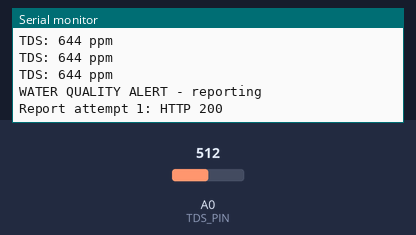
Recording of a sketch running on a simulated ESP8266 (NodeMCU). On the bench: the last lines printed to the serial monitor. The test bench sets the inputs (shaded band); at power-on: A0 (TDS_PIN) = 512. WiFi joins after 1.5 s; servers stay silent unless stated; uploads are accepted with an empty reply.

Above: at 5.8 s.
5.9 s: A0 (TDS_PIN) set to 58
At 6.8 s:
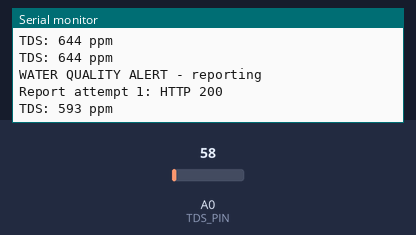
7.4 s: A0 (TDS_PIN) set to 48
At 12.2 s:
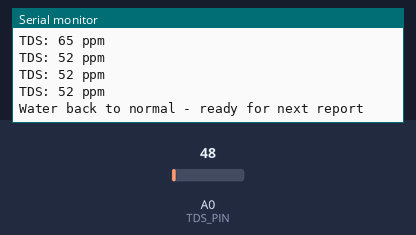
Timing chart, 0 to 13.7 s (numbered marks = the images above; inputs shaded):
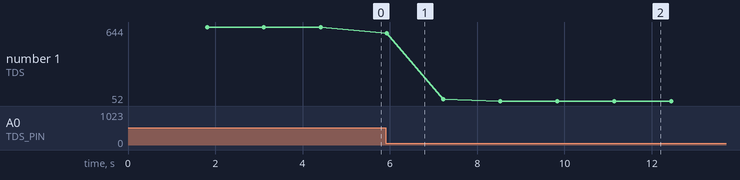

Measured:
- the behaviour switches between 54 and 53 on A0 (TDS_PIN) (found by bisection; images 1 and 2)
- after the input at 5.9 s, the serial monitor: prints a new line at once (image 1)
- after the input at 7.4 s, the serial monitor: prints a new line after 1.1 s (image 2)
- plotted number 1: 644 → 65 after the input at 5.9 s, 65 → 52 after the input at 7.4 s

The sketch:

water_quality_monitor.ino
```cpp
// Water quality monitor (TDS) - ESP8266 NodeMCU
// TDS board: VCC -> 3V3, GND -> GND, A (signal) -> A0
// TDS above the limit: complaint sent to Water Works

#include <ESP8266WiFi.h>
#include <ESP8266WiFiMulti.h>
#include <ESP8266HTTPClient.h>
#include <WiFiClient.h>
#include <WiFiClientSecure.h>


// ---------- EDIT THESE ----------
const char* WIFI_SSID_1     = "vivo Y400 5G";
const char* WIFI_PASSWORD_1 = "12345678";
const char* WIFI_SSID_2     = "FRIEND_HOTSPOT_NAME";
const char* WIFI_PASSWORD_2 = "FRIEND_HOTSPOT_PASSWORD";

// Without deploying: http://<IP printed by the server>:5000/api/device/report
// After deploying:   https://<your-app-name>.onrender.com/api/device/report
const char* SERVER_URL = "https://community-outreach-gtfh.onrender.com/api/device/report";

const char* DEVICE_ID  = "HA-TDS-01";   // must match a device in the database (see npm run seed output)
const char* DEVICE_KEY = "key-ha-tds-01";
// --------------------------------

#define TDS_PIN A0
#define VREF 3.3            // NodeMCU A0 reads 0-3.3 V as 0-1023
#define SAMPLES 30
#define WATER_TEMP 25.0     // assumed water temperature in C
#define ZERO_OFFSET 0.028   // voltage read with probe in air (ADC offset)

const float TDS_LIMIT_PPM  = 100;  // above this = alert
const float TDS_RESET_PPM  = 60;  // must fall below this to re-arm
const int   CONFIRM_READINGS = 3;  // consecutive readings needed

bool alertActive = false;
int highCount = 0;
int okCount = 0;

ESP8266WiFiMulti wifiMulti;

void connectWiFi() {
  Serial.print("Connecting to WiFi");
  unsigned long start = millis();
  while (wifiMulti.run() != WL_CONNECTED && millis() - start < 20000) {
    delay(500);
    Serial.print(".");
  }
  if (WiFi.status() == WL_CONNECTED) {
    Serial.print("\nConnected to ");
    Serial.print(WiFi.SSID());
    Serial.print(", IP: ");
    Serial.println(WiFi.localIP());
  } else {
    Serial.println("\nWiFi not connected - sensing still running");
  }
}

// Sends one report to the website. Returns true once the server has it.
// The server keeps one open complaint per device, so repeats never create duplicate tickets.
bool sendReport(const String& reading) {
  if (WiFi.status() != WL_CONNECTED) connectWiFi();
  if (WiFi.status() != WL_CONNECTED) {
    Serial.println("No WiFi - will retry");
    return false;
  }

  String body = String("{\"deviceId\":\"") + DEVICE_ID + "\",\"apiKey\":\"" + DEVICE_KEY +
                "\",\"reading\":\"" + reading + "\"}";
  bool https = String(SERVER_URL).startsWith("https");

  for (int attempt = 1; attempt <= 3; attempt++) {
    WiFiClient plain;
    WiFiClientSecure secure;
    secure.setInsecure();      // deployed (https) server: encrypted, certificate not checked
    HTTPClient http;
    http.setTimeout(20000);    // free deployed servers can take time to wake up
    if (https) http.begin(secure, SERVER_URL);
    else       http.begin(plain, SERVER_URL);
    http.addHeader("Content-Type", "application/json");

    int code = http.POST(body);
    String reply = code > 0 ? http.getString() : http.errorToString(code);
    http.end();
    Serial.printf("Report attempt %d: HTTP %d %s\n", attempt, code, reply.c_str());

    if (code == 200 || code == 201) return true;
    if (code == 400 || code == 401) {             // wrong DEVICE_ID / DEVICE_KEY: retrying won't help
      Serial.println("Check DEVICE_ID and DEVICE_KEY in the sketch - report dropped");
      return true;
    }
    delay(3000);
  }
  return false;
}

// Keeps retrying a failed report every 30 s until it gets through
bool reportPending = false;
String pendingReading;
unsigned long lastAttempt = 0;

void queueReport(const String& reading) {
  reportPending = true;
  pendingReading = reading;
  lastAttempt = millis() - 30000;  // try immediately
}

void handleReport() {
  if (reportPending && millis() - lastAttempt >= 30000) {
    lastAttempt = millis();
    if (sendReport(pendingReading)) reportPending = false;
  }
}

float readTds() {
  long sum = 0;
  for (int i = 0; i < SAMPLES; i++) {
    sum += analogRead(TDS_PIN);
    delay(10);
  }
  float voltage = (sum / (float)SAMPLES) * VREF / 1023.0 - ZERO_OFFSET;
  if (voltage < 0) voltage = 0;
  float v = voltage / (1.0 + 0.02 * (WATER_TEMP - 25.0));
  return (133.42 * v * v * v - 255.86 * v * v + 857.39 * v) * 0.5;
}

void setup() {
  Serial.begin(115200);

  WiFi.mode(WIFI_STA);
  wifiMulti.addAP(WIFI_SSID_1, WIFI_PASSWORD_1);
  wifiMulti.addAP(WIFI_SSID_2, WIFI_PASSWORD_2);
  connectWiFi();
  Serial.println("Type t in the Serial Monitor to send a test report to the website");
}

void loop() {
  float tds = readTds();
  Serial.print("TDS: ");
  Serial.print(tds, 0);
  Serial.println(" ppm");

  // Manual test: lodges (or updates) the complaint without needing dirty water
  if (Serial.available() && Serial.read() == 't') {
    Serial.println("Manual test - reporting");
    queueReport(String(tds, 0) + " ppm (manual test)");
  }

  if (tds > TDS_LIMIT_PPM) { highCount++; okCount = 0; }
  else if (tds < TDS_RESET_PPM) { okCount++; highCount = 0; }

  if (!alertActive && highCount >= CONFIRM_READINGS) {
    alertActive = true;
    Serial.println("WATER QUALITY ALERT - reporting");
    queueReport(String(tds, 0) + " ppm");
  } else if (alertActive && okCount >= CONFIRM_READINGS) {
    alertActive = false;
    Serial.println("Water back to normal - ready for next report");
  }

  handleReport();
  delay(1000);
}
```
